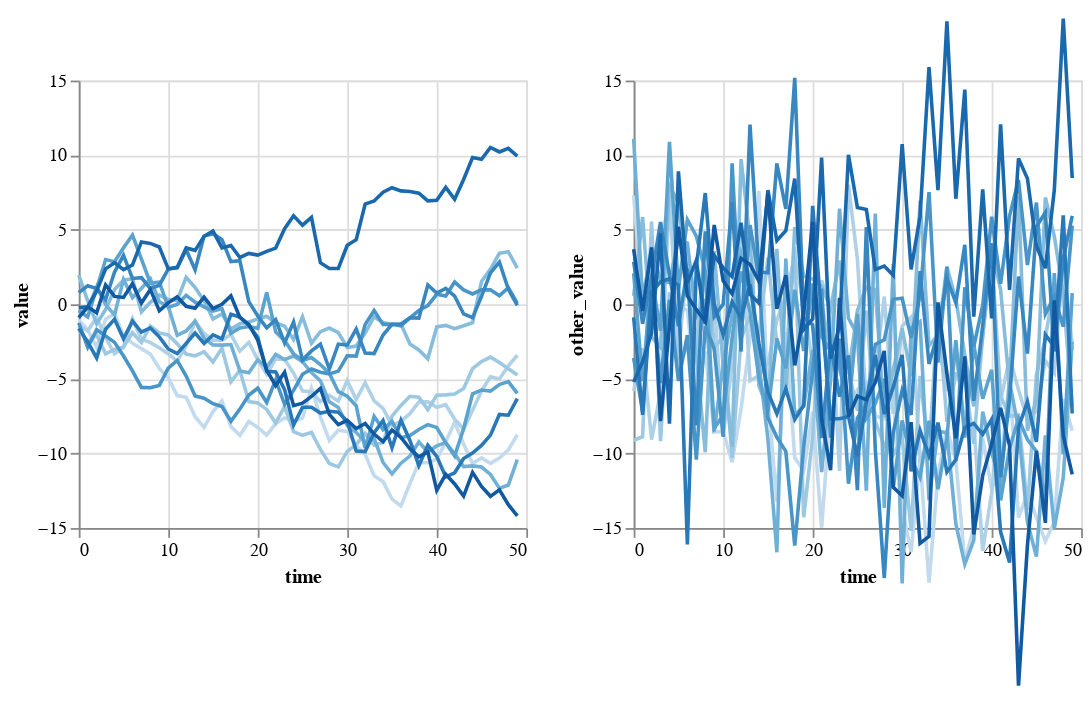

The code cell stored with this chart in its notebook:
### Code cell
data['other_value'] = data['value'] + np.random.normal(0, 5, size=len(data))
data = data[data.id < 11]

selector = alt.selection_single(empty='all', fields=['id'], on='mouseover')

base = alt.Chart(data).properties(
    width=250,
    height=250
).add_selection(selector)


timeseries1 = base.mark_line(strokeWidth=2).encode(
    x='time',
    y=alt.Y('value', scale=alt.Scale(domain=(-15, 15))),
    color=alt.Color('id:O', legend=None)
).transform_filter(
    selector
)

timeseries2 = base.mark_line(strokeWidth=2).encode(
    x='time',
    y=alt.Y('other_value', scale=alt.Scale(domain=(-15, 15))),
    color=alt.Color('id:O', legend=None) 
).transform_filter(
    selector
)


timeseries1 | timeseries2

### Figure 1 — Vega-Lite specification as saved in the notebook (floating-point values rounded to 4 significant figures; data arrays with more than 128 entries replaced by an {"elided": "..."} marker saying what was removed)
{"$schema": "https://vega.github.io/schema/vega-lite/v2.6.0.json", "config": {"view": {"height": 300, "width": 400}}, "datasets": {"data-7faf1fe5484fc4579556218b9123b30e": {"elided": "550 records"}}, "hconcat": [{"data": {"name": "data-7faf1fe5484fc4579556218b9123b30e"}, "encoding": {"color": {"field": "id", "legend": null, "type": "ordinal"}, "x": {"field": "time", "type": "quantitative"}, "y": {"field": "value", "scale": {"domain": [-15, 15]}, "type": "quantitative"}}, "height": 250, "mark": {"strokeWidth": 2, "type": "line"}, "selection": {"selector003": {"empty": "all", "fields": ["id"], "on": "mouseover", "resolve": "global", "type": "single"}}, "transform": [{"filter": {"selection": "selector003"}}], "width": 250}, {"data": {"name": "data-7faf1fe5484fc4579556218b9123b30e"}, "encoding": {"color": {"field": "id", "legend": null, "type": "ordinal"}, "x": {"field": "time", "type": "quantitative"}, "y": {"field": "other_value", "scale": {"domain": [-15, 15]}, "type": "quantitative"}}, "height": 250, "mark": {"strokeWidth": 2, "type": "line"}, "selection": {"selector003": {"empty": "all", "fields": ["id"], "on": "mouseover", "resolve": "global", "type": "single"}}, "transform": [{"filter": {"selection": "selector003"}}], "width": 250}]}
